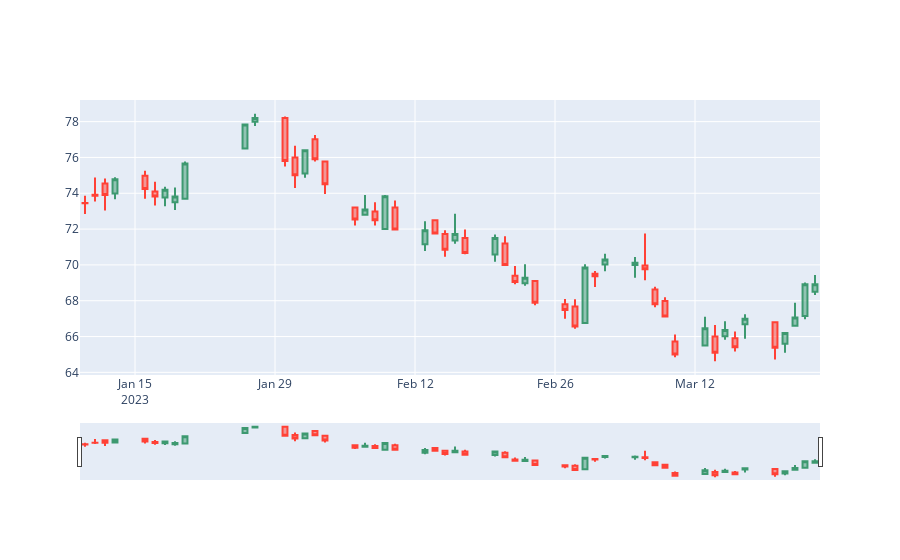

Write notebook code for a chart like this one.
### Markdown cell above
## Candlestick

### Code cell
stock_3=stock.loc[(stock["Date"] >= '2023-01-10')]
fig2 = go.Figure(data=[go.Candlestick(x=stock_3['Date'],
                       open=stock_3['Open'], high=stock_3['High'],
                       low=stock_3['Low'], close=stock_3['Close'])])

fig2.show()
